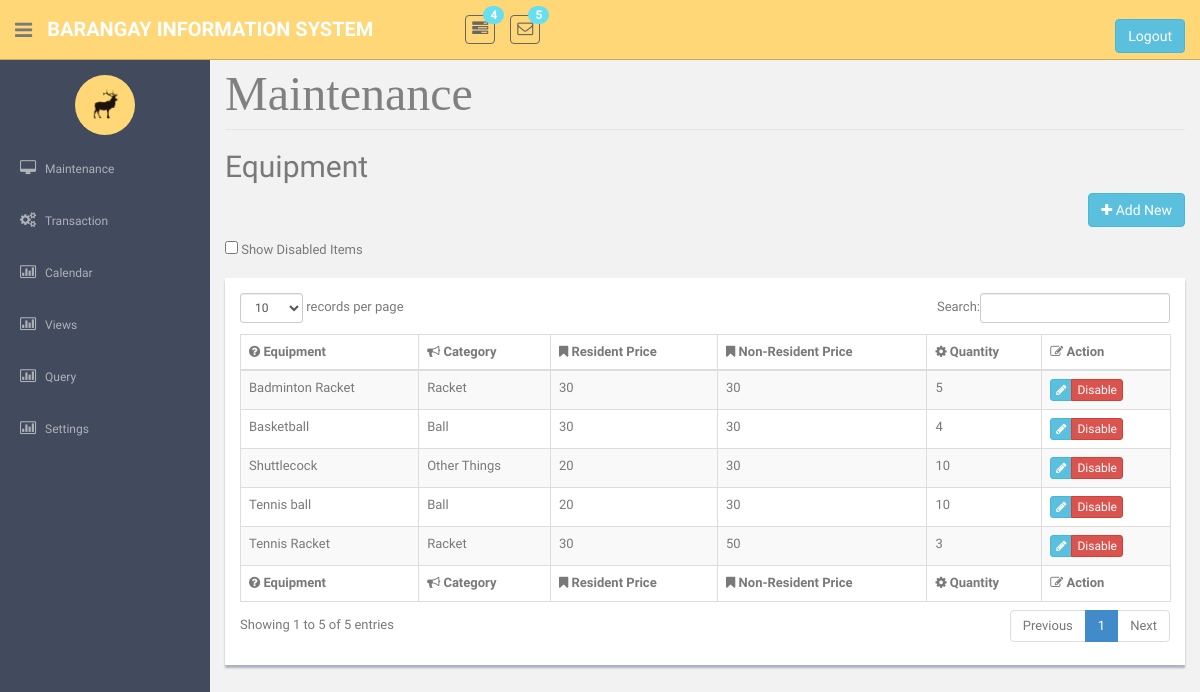
/EquipmentMaintenance.php, run on the app's committed database.
### tables this page shows
CREATE TABLE `tblequipment` (
  `strEquipNo` int(25) NOT NULL,
  `strEquipName` varchar(85) NOT NULL,
  `strEquipCategory` varchar(25) NOT NULL,
  `intEquipQuantity` int(11) NOT NULL,
  `dblEquipFee` double NOT NULL,
  `dblEquipNResidentCharge` double NOT NULL,
  `strStatus` varchar(10) NOT NULL,
  `imageUpload` varchar(100) NOT NULL
);

CREATE TABLE `tblcategory` (
  `strCategoryCode` int(25) NOT NULL,
  `strCategoryDesc` varchar(45) NOT NULL,
  `strCategoryType` varchar(45) NOT NULL
);

### EquipmentMaintenance.php (the view, shortened to what this page needs)
<!DOCTYPE html>
    <?php require('header.php');?>
    <?php require('sidebar.php');?>
<link href="dataTables/dataTables.bootstrap.css" rel="stylesheet" />
      <section id="main-content">
          <section class="wrapper site-min-height">
<legend ><font face = "cambria" size = 8 color = "grey">  Maintenance </font></legend>
		<h2> Equipment</h2>
				<p align="right">
				<button type="button" class="btn btn-info" onclick = "window.location.href='EquipmentAdd.php'"><i class="fa fa-plus"></i> Add New</button>
				</p>
				<input type= checkbox id = "showdisabled" onclick ="showdis()"> Show Disabled Items<br>
										<br>
<div class = "showback" id = 'tblview'>
	<form method = POST>
				<table class="table table-striped table-bordered table-hover"  border = '3' id="dataTable">
					<thead>
						<tr>
							<th><i class="fa fa-question-circle"></i> Equipment </th>
							<th><i class="fa fa-bullhorn"></i> Category </th>
							<th><i class="fa fa-bookmark"></i> Resident Price</th>
							<th><i class="fa fa-bookmark"></i> Non-Resident Price</th>
							<th><i class="fa fa-cog"></i> Quantity </th>
							<th><i class="fa fa-edit"></i> Action</th>
						</tr>
					</thead>
					<tfoot>
						<tr>
							<th><i class="fa fa-question-circle"></i> Equipment </th>
							<th><i class="fa fa-bullhorn"></i> Category </th>
							<th><i class="fa fa-bookmark"></i> Resident Price</th>
							<th><i class="fa fa-bookmark"></i> Non-Resident Price</th>
							<th><i class="fa fa-cog"></i> Quantity </th>
							<th><i class="fa fa-edit"></i> Action</th>
						</tr>
					</tfoot>
					<tbody><?php
					require('connection.php');
						$sql = "select * from tblequipment where strStatus = 'Enabled'";
						$query = mysqli_query($con, $sql);
						if(mysqli_num_rows($query) > 0){
							while($row = mysqli_fetch_object($query)){?>
								<tr> <td><?php echo $row->strEquipName?></td>
									<td><?php
								$query2 = mysqli_query($con,"Select * from tblCategory where strcategorycode = '$row->strEquipCategory'");
								if(mysqli_num_rows($query2) > 0){
									while($row1 = mysqli_fetch_object($query2)){
										echo  $row1->strCategoryDesc;
									}
								}
					?>				</td>
									<td><?php echo $row->dblEquipFee?></td>
									<td><?php echo $row->dblEquipNResidentCharge?></td>
									<td><?php echo $row->intEquipQuantity?></td>
									<td><div class="btn-group " role="group" aria-label="..." >
									<div class="btn-group " role="group">
									<button  class="btn btn-info btn-xs" type = submit name = "btnEdit" value = <?php echo $row->strEquipNo; ?> ><i class="fa fa-pencil"></i></button>
									</div>
									<div class="btn-group " role="group" >
									<button  class="btn btn-danger btn-xs" type = submit name = "btnDelete" onclick = "return confirm('Do you really want to continue?');" value = <?php echo $row->strEquipNo; ?> >Disable</button>
									</div>
									</div></td>
								</tr>
		<?php }} ?></tbody>
				</table>
                    </form>
</div><br><br>
		</section><! --/wrapper -->
      </section>
  </section>
  </body>
</html>

### assets/css/style.css (style rules this page uses)
body { color: #797979; background: #f2f2f2; font-family: 'Ruda', sans-serif; padding: 0px !important; margin: 0px !important; font-size:13px; }
#main-content { margin-left: 210px; }
.wrapper { display: inline-block; margin-top: 60px; padding-left: 15px; padding-right: 15px; padding-bottom: 15px; padding-top: 0px; width: 100%; }
.showback { background: #ffffff; padding: 15px; margin-bottom: 15px; box-shadow: 0px 3px 2px #aab2bd; }
.site-min-height { min-height: 900px; }

### data on the page
tblequipment: strEquipName "Badminton Racket", dblEquipFee "30", dblEquipNResidentCharge "30", intEquipQuantity "5", $row->strEquipNo 11 (drawn)
tblcategory: strCategoryDesc "Racket"
tblequipment: strEquipName "Tennis Racket", dblEquipFee "30", dblEquipNResidentCharge "50", intEquipQuantity "3", $row->strEquipNo 12 (drawn)
tblequipment: strEquipName "Basketball", dblEquipFee "30", dblEquipNResidentCharge "30", intEquipQuantity "4", $row->strEquipNo 13 (drawn)
tblcategory: strCategoryDesc "Ball"
tblequipment: strEquipName "Shuttlecock", dblEquipFee "20", dblEquipNResidentCharge "30", intEquipQuantity "10", $row->strEquipNo 14 (drawn)
tblcategory: strCategoryDesc "Other Things"
tblequipment: strEquipName "Tennis ball", dblEquipFee "20", dblEquipNResidentCharge "30", intEquipQuantity "10", $row->strEquipNo 15 (drawn)
